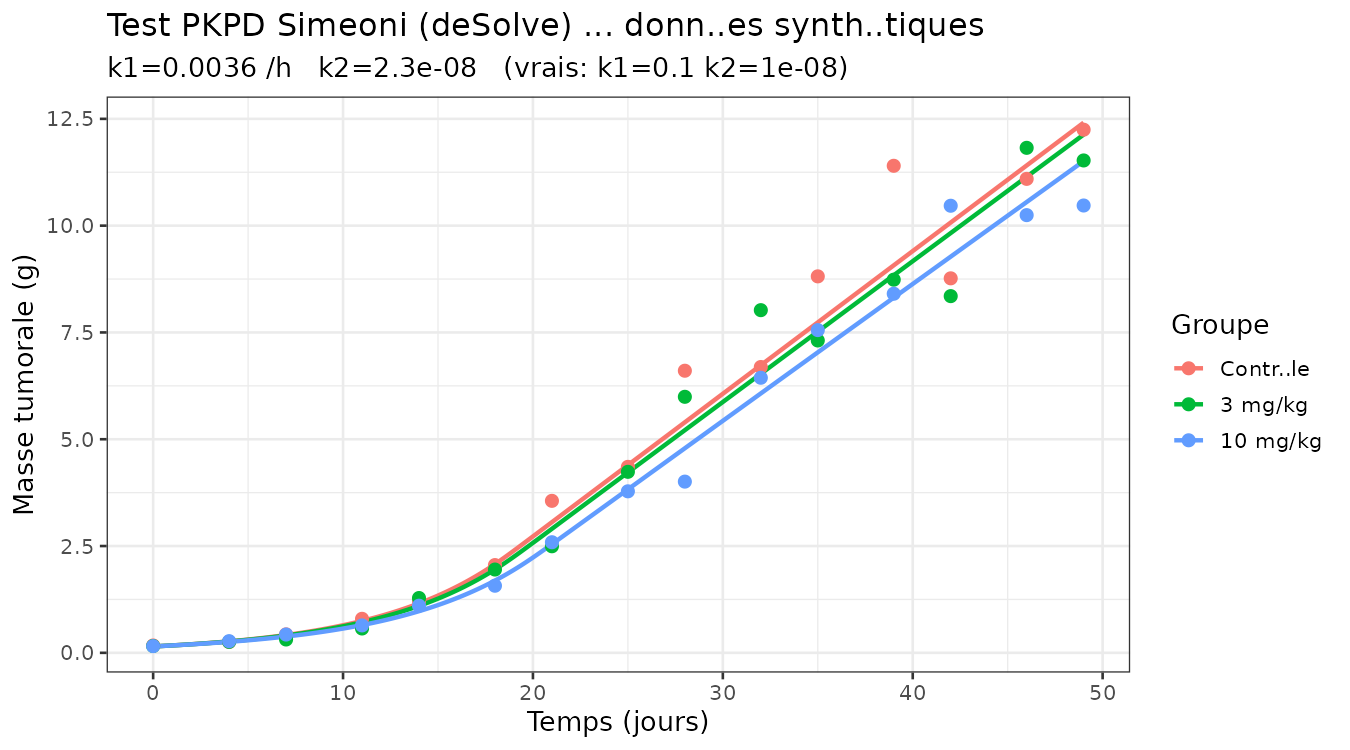

Source code (R):
# Test PKPD Simeoni — deSolve + données synthétiques
# k2 calibré : k2*C1_max ~ 2×l0 → effet visible sans éradication complète

library(deSolve)
library(ggplot2)

# ── Paramètres PK (estimation 2-comp) ─────────────────────────────────────────
CL  <- 7.02e-4;  V1 <- 0.0711;  V2 <- 0.1326
k10 <- CL / V1                       # 0.00987 /h
k12 <- 0.0089                        # Q/V1 (approx)
k21 <- 0.0048                        # Q/V2 (approx)

# ── Paramètres PD fixés ───────────────────────────────────────────────────────
l0 <- 0.146 / 24   # 0.00608 /h
l1 <- 0.334 / 24   # 0.01392 g/h
p  <- 20

# ── Vrais paramètres à récupérer ──────────────────────────────────────────────
# k2*C1_max(10mg) = k2 * 10000/0.0711 ≈ 140 647 * k2
# Pour effet 2×l0 à pic : k2 ≈ 2*l0/140647 ≈ 8.6e-8
k1_true <- 0.10      # /h  (transit)
k2_true <- 1e-8      # k2*C1max ≈ 0.14*l0 → inhibition partielle
w0      <- 0.15      # g

dose10 <- 10000;  dose3 <- 3000;  dose0 <- 0   # µg/kg

# ── Modèle ODE ────────────────────────────────────────────────────────────────
pkpd_ode <- function(t, state, pars) {
  with(as.list(c(state, pars)), {
    dA1 <- -(k10 + k12)*A1 + k21*A2
    dA2 <-   k12*A1 - k21*A2
    C1  <- A1 / V1

    w      <- x1 + x2 + x3 + x4
    growth <- l0*x1 / (1 + (l0/l1*w)^p)^(1/p)

    dx1 <- growth - k2*C1*x1
    dx2 <- k2*C1*x1 - k1*x2
    dx3 <- k1*(x2 - x3)
    dx4 <- k1*(x3 - x4)

    list(c(dA1, dA2, dx1, dx2, dx3, dx4))
  })
}

simulate_group <- function(dose, pars, times) {
  state0 <- c(A1=dose, A2=0, x1=w0, x2=0, x3=0, x4=0)  # A1=quantité
  out <- tryCatch(
    as.data.frame(lsoda(state0, times, pkpd_ode, pars,
                        rtol=1e-6, atol=1e-8)),
    error = function(e) NULL
  )
  if (is.null(out)) return(rep(NA_real_, length(times)))
  pmax(out$x1 + out$x2 + out$x3 + out$x4, 1e-6)
}

# ── Données synthétiques (bruit log-normal 10%) ───────────────────────────────
obs_days <- c(0, 4, 7, 11, 14, 18, 21, 25, 28, 32, 35, 39, 42, 46, 49)
obs_h    <- obs_days * 24

pars_true <- c(k10=k10, k12=k12, k21=k21, V1=V1,
               l0=l0, l1=l1, p=p, k1=k1_true, k2=k2_true)

set.seed(42)
noise <- function(x) pmax(x * exp(rnorm(length(x), 0, 0.10)), 1e-6)

w_ctrl <- noise(simulate_group(dose0,  pars_true, obs_h))
w_d3   <- noise(simulate_group(dose3,  pars_true, obs_h))
w_d10  <- noise(simulate_group(dose10, pars_true, obs_h))

cat("Vérification données synthétiques :\n")
cat("  Contrôle j0=", round(w_ctrl[1],3), " j49=", round(tail(w_ctrl,1),3), "\n")
cat("  3  mg/kg j0=", round(w_d3[1],3),   " j49=", round(tail(w_d3,1),3),   "\n")
cat("  10 mg/kg j0=", round(w_d10[1],3),  " j49=", round(tail(w_d10,1),3),  "\n")

dat_ctrl <- data.frame(t=obs_h, w=w_ctrl)
dat_d3   <- data.frame(t=obs_h, w=w_d3)
dat_d10  <- data.frame(t=obs_h, w=w_d10)

# ── Fonction objective ─────────────────────────────────────────────────────────
objective <- function(logpar) {
  k1  <- unname(exp(logpar[1]));  k2 <- unname(exp(logpar[2]))
  par <- c(k10=k10, k12=k12, k21=k21, V1=V1,
           l0=l0, l1=l1, p=p, k1=k1, k2=k2)

  pc  <- simulate_group(dose0,  par, dat_ctrl$t)
  p3  <- simulate_group(dose3,  par, dat_d3$t)
  p10 <- simulate_group(dose10, par, dat_d10$t)

  bad <- function(x) is.null(x) || any(is.na(x))
  if (bad(pc) || bad(p3) || bad(p10)) return(1e10)

  mean((log(dat_ctrl$w) - log(pc))^2) +
  mean((log(dat_d3$w)   - log(p3))^2) +
  mean((log(dat_d10$w)  - log(p10))^2)
}

# ── Multi-start nlminb ────────────────────────────────────────────────────────
cat("\nOptimisation...\n")
starts <- list(c(k1=0.1, k2=5e-8), c(k1=0.2, k2=1e-7),
               c(k1=0.05, k2=2e-8), c(k1=0.3, k2=1e-7))

best_obj <- Inf;  best_fit <- NULL
for (s in starts) {
  fit_try <- tryCatch(
    nlminb(log(s), objective,
           control=list(eval.max=2000, iter.max=1000,
                        rel.tol=1e-10, x.tol=1e-10)),
    error = function(e) NULL
  )
  if (!is.null(fit_try) && fit_try$objective < best_obj) {
    best_obj <- fit_try$objective;  best_fit <- fit_try
  }
}

k1_est <- unname(exp(best_fit$par[1]));  k2_est <- unname(exp(best_fit$par[2]))
cat("Vrais   : k1 =", k1_true,          "  k2 =", k2_true,          "\n")
cat("Estimés : k1 =", round(k1_est, 5), "  k2 =", round(k2_est, 9), "\n")
cat("Objectif:", round(best_obj, 6), "\n")

# ── Graphique ─────────────────────────────────────────────────────────────────
times_full <- seq(0, 49*24, by=2)
pars_est   <- c(k10=k10, k12=k12, k21=k21, V1=V1,
                l0=l0, l1=l1, p=p, k1=k1_est, k2=k2_est)

lev <- c("Contrôle","3 mg/kg","10 mg/kg")
df_sim <- rbind(
  data.frame(t=times_full/24, w=simulate_group(dose0,  pars_est, times_full), Groupe="Contrôle"),
  data.frame(t=times_full/24, w=simulate_group(dose3,  pars_est, times_full), Groupe="3 mg/kg"),
  data.frame(t=times_full/24, w=simulate_group(dose10, pars_est, times_full), Groupe="10 mg/kg")
)
df_obs <- rbind(
  data.frame(t=obs_days, w=w_ctrl, Groupe="Contrôle"),
  data.frame(t=obs_days, w=w_d3,   Groupe="3 mg/kg"),
  data.frame(t=obs_days, w=w_d10,  Groupe="10 mg/kg")
)
df_sim$Groupe <- factor(df_sim$Groupe, lev)
df_obs$Groupe <- factor(df_obs$Groupe, lev)

ggplot() +
  geom_line(data=df_sim,  aes(x=t, y=w, color=Groupe), linewidth=1) +
  geom_point(data=df_obs, aes(x=t, y=w, color=Groupe), size=2.5) +
  labs(title="Test PKPD Simeoni (deSolve) — données synthétiques",
       subtitle=paste0("k1=", round(k1_est,4), " /h   k2=", round(k2_est,9),
                       "   (vrais: k1=", k1_true, " k2=", k2_true, ")"),
       x="Temps (jours)", y="Masse tumorale (g)") +
  theme_bw(base_size=13)

ggsave("scripts/test_pkpd_desolve.png", width=9, height=5, dpi=150)
cat("Test OK → scripts/test_pkpd_desolve.png\n")
